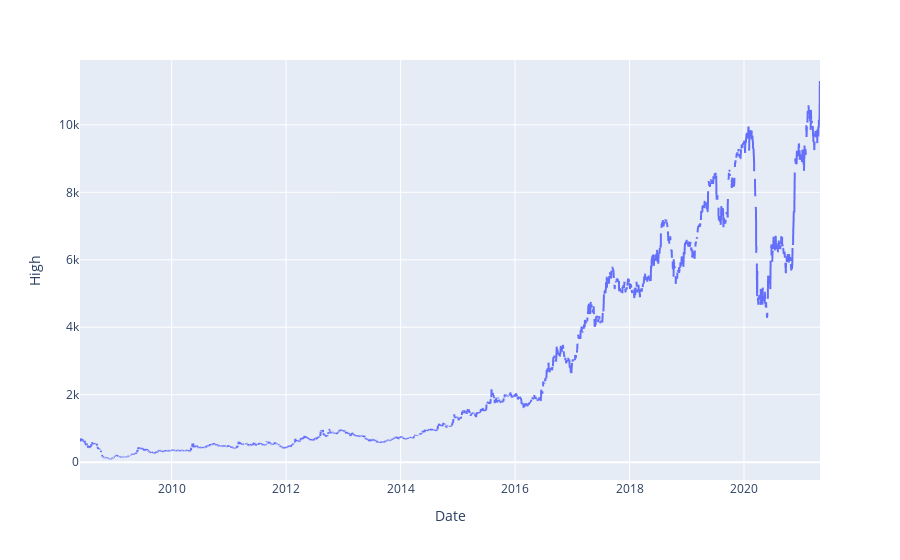

Notebook code for this chart:
### Markdown cell above
## Data vs High Price of the Day plot

### Code cell
fig = px.line(df, x='Date', y="High")
fig.show()

### Figure 1 — Plotly figure (JSON) as saved in the notebook; plotly's stock layout.template omitted (floating-point values rounded to 4 significant figures; data arrays with more than 128 entries replaced by an {"elided": "..."} marker saying what was removed)
{"data": [{"hovertemplate": "Date=%{x}<br>High=%{y}<extra></extra>", "legendgroup": "", "line": {"color": "#636efa", "dash": "solid"}, "marker": {"symbol": "circle"}, "mode": "lines", "name": "", "showlegend": false, "type": "scattergl", "x": {"elided": "4723 str values"}, "xaxis": "x", "y": {"elided": "4723 float values"}, "yaxis": "y"}], "layout": {"legend": {"tracegroupgap": 0}, "margin": {"t": 60}, "xaxis": {"anchor": "y", "domain": [0, 1], "title": {"text": "Date"}}, "yaxis": {"anchor": "x", "domain": [0, 1], "title": {"text": "High"}}}}
